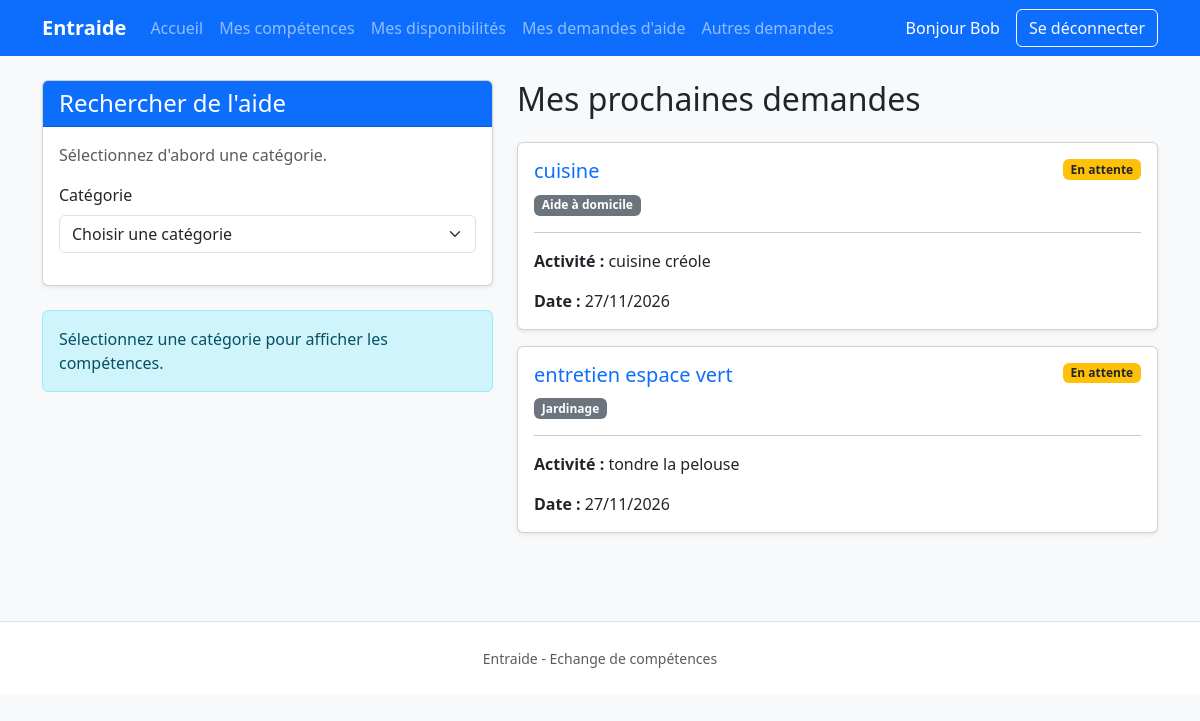
Page /my-help-requests/ (signed in) on the committed database.
### exchange/models.py (models this page shows, shortened)
class HelpRequest(models.Model):
    requester = models.ForeignKey(
        settings.AUTH_USER_MODEL,
        on_delete=models.CASCADE,
        related_name="help_requests_created",
        verbose_name="demandeur",
    )
    skill = models.ForeignKey(
        Skill,
        on_delete=models.PROTECT,
        related_name="help_requests",
        verbose_name="compétence recherchée",
    )
    activity = models.TextField(
        verbose_name="activité à réaliser",
        help_text="Décrivez librement l’activité pour laquelle vous avez besoin d’aide.",
    )
    date = models.DateField(
        verbose_name="journée souhaitée",
    )
    helper = models.ForeignKey(
        settings.AUTH_USER_MODEL,
        on_delete=models.SET_NULL,
        related_name="help_requests_accepted",
        null=True,
        blank=True,
        verbose_name="aidant",
    )
    availability = models.OneToOneField(
        Availability,
        on_delete=models.SET_NULL,
        related_name="help_request",
        null=True,
        blank=True,
        verbose_name="disponibilité utilisée",
    )
    created_at = models.DateTimeField(
        auto_now_add=True,
        verbose_name="date de création",
    )
    updated_at = models.DateTimeField(
        auto_now=True,
        verbose_name="dernière modification",
    )
    class Meta:
        verbose_name = "demande d’aide"
        verbose_name_plural = "demandes d’aide"
        ordering = ["date", "skill__name"]

class Skill(models.Model):
    name = models.CharField(
        max_length=150,
        unique=True,
        verbose_name="nom",
    )
    category = models.ForeignKey(
        Category,
        on_delete=models.PROTECT,
        related_name="skills",
        verbose_name="catégorie",
    )
    description = models.TextField(
        blank=True,
        verbose_name="description",
    )
    class Meta:
        verbose_name = "compétence"
        verbose_name_plural = "compétences"
        ordering = ["category__name", "name"]

class Category(models.Model):
    name = models.CharField(
        max_length=100,
        unique=True,
        verbose_name="nom",
    )
    class Meta:
        verbose_name = "catégorie"
        verbose_name_plural = "catégories"
        ordering = ["name"]

### exchange/views.py (the view)
# urls.py: path("my-help-requests/",views.my_help_requests,name="my_help_requests",),
@login_required
def my_help_requests(request):
	categories = (
		Category.objects
		.all()
		.order_by("name")
	)
	if request.method == "POST":
		category_id = request.POST.get("category")
	else:
		category_id = request.GET.get("category")
	selected_category = None
	if category_id:
		selected_category = (
			Category.objects
			.filter(id=category_id)
			.first()
		)
	if request.method == "POST":
		form = HelpRequestForm(
			request.POST,
			user=request.user,
			category=selected_category,
		)
		if form.is_valid():
			help_request = form.save(
				commit=False
			)
			help_request.requester = request.user
			help_request.save()
			redirect_url = reverse(
				"exchange:my_help_requests"
			)
			return redirect(
				f"{redirect_url}"
				f"?category={selected_category.id}"
			)
	elif selected_category:
		form = HelpRequestForm(
			user=request.user,
			category=selected_category,
		)
	else:
		form = None
	help_requests = (
		HelpRequest.objects
		.filter(
			requester=request.user,
			date__gte=timezone.localdate(),
		)
		.select_related(
			"skill",
			"skill__category",
			"helper",
		)
		.order_by(
			"date",
			"skill__name",
		)
	)
	context = {
		"categories": categories,
		"selected_category": selected_category,
		"form": form,
		"help_requests": help_requests,
	}
	return render(
		request,
		"exchange/my_help_requests.html",
		context,
	)

### exchange/templates/exchange/my_help_requests.html (shortened to what this page needs)
{% extends "exchange/base.html" %}
{% block content %}
<div class="row">
    <div class="col-lg-5 mb-4">
        <div class="card shadow-sm mb-4">
            <div class="card-header bg-primary text-white">
                <h2 class="h4 mb-0">
                    Rechercher de l'aide
                </h2>
            </div>
            <div class="card-body">
                <p class="text-muted">
                    Sélectionnez d'abord une catégorie.
                </p>
                <form
                        method="get"
                        id="category-form"
                >
                    <div class="mb-3">
                        <label
                                for="help-category"
                                class="form-label"
                        >
                            Catégorie
                        </label>
                        <select
                                id="help-category"
                                name="category"
                                class="form-select"
                                required
                                onchange="this.form.submit();"
                        >
                            <option value="">
                                Choisir une catégorie
                            </option>
                        </select>
                    </div>
                </form>
            </div>
        </div>
        {% if selected_category and form %}
        <div class="card shadow-sm">
            <div class="card-header bg-primary text-white">
                <h3 class="h5 mb-0">
                    {{ selected_category.name }}
                </h3>
            </div>
            <div class="card-body">
                <form method="post">
                    {% csrf_token %}
                    <input
                            type="hidden"
                            name="category"
                            value="{{ selected_category.id }}"
                    >
                    {% if form.non_field_errors %}
                    <div class="alert alert-danger">
                        {% for error in form.non_field_errors %}
                        {{ error }}
                        {% endfor %}
                    </div>
                    {% endif %}
                    <div class="mb-3">
                        {{ form.skill.label_tag }}
                        <div class="mt-1">
                            {{ form.skill }}
                        </div>
                        {% for error in form.skill.errors %}
                        <div class="text-danger mt-1">
                            {{ error }}
                        </div>
                        {% endfor %}
                    </div>
                    <div class="mb-3">
                        {{ form.date.label_tag }}
                        <div class="mt-1">
                            {{ form.date }}
                        </div>
                        {% for error in form.date.errors %}
                        <div class="text-danger mt-1">
                            {{ error }}
                        </div>
                        {% endfor %}
                    </div>
                    <div class="mb-4">
                        {{ form.activity.label_tag }}
                        <div class="mt-1">
                            {{ form.activity }}
                        </div>
                        {% for error in form.activity.errors %}
                        <div class="text-danger mt-1">
                            {{ error }}
                        </div>
                        {% endfor %}
                    </div>
                    <div class="d-grid">
                        <button
                                type="submit"
                                class="btn btn-primary text-white"
                        >
                            Publier ma demande
                        </button>
                    </div>
                </form>
            </div>
        </div>
        {% else %}
        <div class="alert alert-info">
            Sélectionnez une catégorie
            pour afficher les compétences.
        </div>
        {% endif %}
    </div>
    <div class="col-lg-7">
        <h2 class="mb-4">
            Mes prochaines demandes
        </h2>
        {% for help_request in help_requests %}
        <div class="card mb-3 shadow-sm">
            <div class="card-body">
                <div
                        class="d-flex
                               justify-content-between
                               align-items-start"
                >
                    <div>
                        <h3 class="h5 text-primary">
                            {{ help_request.skill.name }}
                        </h3>
                        <span class="badge bg-secondary">
                                {{ help_request.skill.category.name }}
                            </span>
                    </div>
                    {% if help_request.helper %}
                    <span class="badge bg-success">
                                Aidant trouvé
                            </span>
                    {% else %}
                    <span class="badge bg-warning text-dark">
                                En attente
                            </span>
                    {% endif %}
                </div>
                <hr>
                <p>
                    <strong>Activité :</strong>
                    {{ help_request.activity }}
                </p>
                <p class="mb-0">
                    <strong>Date :</strong>
                    {{ help_request.date|date:"d/m/Y" }}
                </p>
            </div>
        </div>
        {% empty %}
        <div class="alert alert-info">
            Vous n'avez aucune demande d'aide à venir.
        </div>
        {% endfor %}
    </div>
</div>
{% endblock %}

### exchange/templates/exchange/base.html (shortened to what this page needs)
<!DOCTYPE html>
<html lang="fr">
<head>
    <link
            href="https://cdn.jsdelivr.net/npm/bootstrap@5.3.3/dist/css/bootstrap.min.css"
            rel="stylesheet"
    >
</head>
<body class="bg-light">
<nav class="navbar navbar-expand-lg navbar-dark bg-primary">
    <div class="container">
        <a
                class="navbar-brand fw-bold"
                href="{% url 'exchange:index' %}"
        >
            Entraide
        </a>
        <div
                class="collapse navbar-collapse"
                id="mainNavbar"
        >
            <ul class="navbar-nav me-auto mb-2 mb-lg-0">
                <li class="nav-item">
                    <a class="nav-link" href="{% url 'exchange:index' %}">
                        Accueil
                    </a>
                </li>
                {% if user.is_authenticated %}
                <li class="nav-item">
                    <a class="nav-link"
                       href="{% url 'exchange:my_skills' %}">
                        Mes compétences
                    </a>
                </li>
                <li class="nav-item">
                    <a class="nav-link" href="{% url 'exchange:my_availabilities' %}">
                        Mes disponibilités
                    </a>
                </li>
                <li class="nav-item">
                    <a class="nav-link" href="{% url 'exchange:my_help_requests' %}">
                        Mes demandes d'aide
                    </a>
                </li>
                <li class="nav-item">
                    <a class="nav-link" href="{% url 'exchange:other_help_requests' %}">
                        Autres demandes
                    </a>
                </li>
                {% endif %}
            </ul>
            {% if user.is_authenticated %}
            <span class="navbar-text text-white me-3">
                        Bonjour
                        {% if user.first_name %}
                            {{ user.first_name }}
                        {% else %}
                            {{ user.username }}
                        {% endif %}
                    </span>
            <form
                    method="post"
                    action="{% url 'exchange:logout' %}"
                    class="d-inline"
            >
                <button
                        type="submit"
                        class="btn btn-outline-light"
                >
                    Se déconnecter
                </button>
            </form>
            {% endif %}
        </div>
    </div>
</nav>
<main class="container py-4">
    {% block content %}
    {% endblock %}
</main>
<footer class="border-top bg-white mt-5">
    <div class="container py-4 text-center text-muted">
        <small>
            Entraide - Echange de compétences
        </small>
    </div>
</footer>
</body>
</html>

### rows in the picture
HelpRequest: skill.name "cuisine", skill.category.name "Aide à domicile", shows "En attente", activity "cuisine créole", date "27/11/2026"
HelpRequest: skill.name "entretien espace vert", skill.category.name "Jardinage", shows "En attente", activity "tondre la pelouse", date "27/11/2026"

### other values in the picture
{{ user.first_name }} "Bob"
